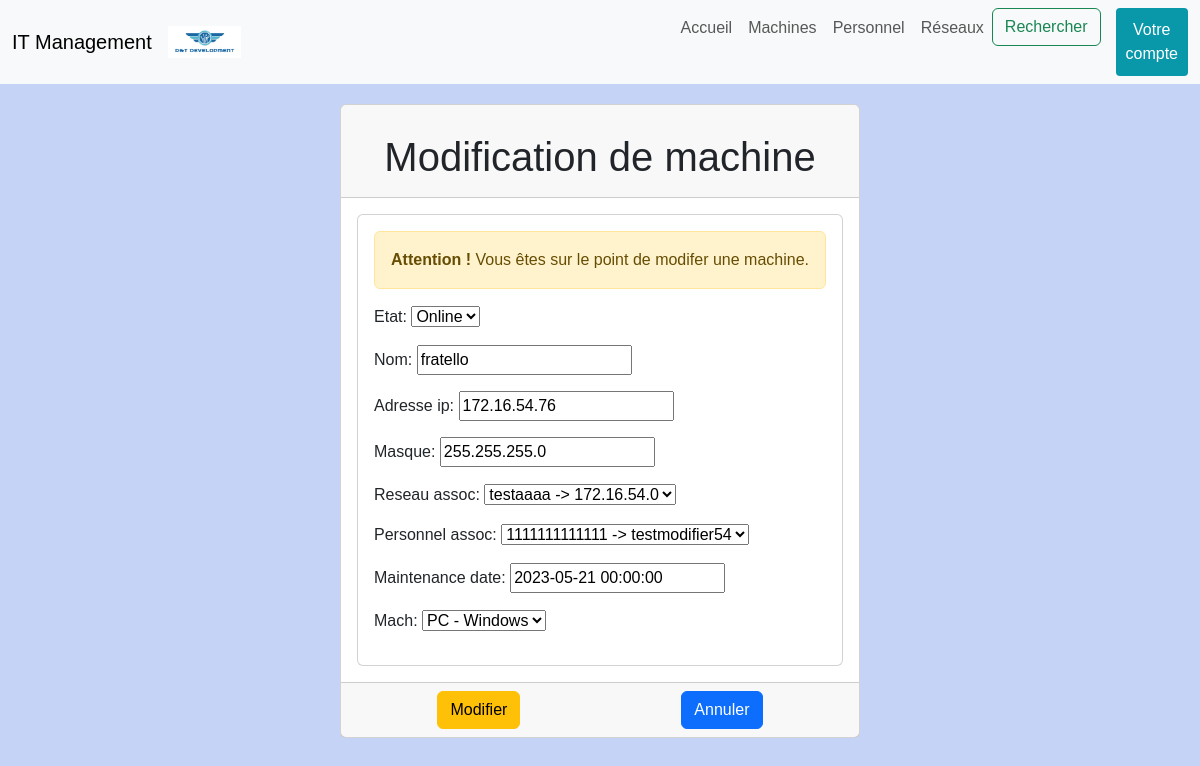
/modifier_machine/6 (signed in), run on an earlier commit of the app's database.
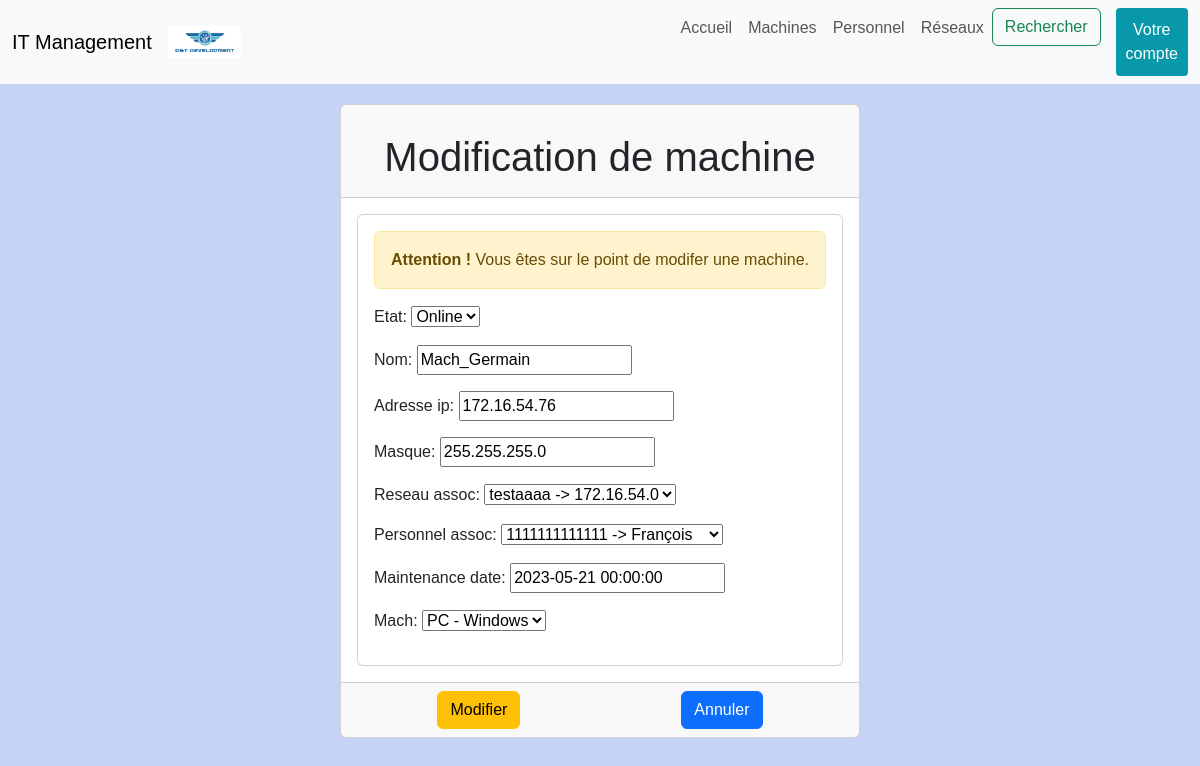
And on a later commit of the database.
### projetApp/models.py (models this page shows, shortened)
class Machine(models.Model):
	TYPE = {
		('PC', ('PC - Windows')),
		('Mac', ('Mac - MacOS')),
		('Serveur', ('Serveur')),
		('Switch', ('Switch')),
		('Routeur', ('Routeur')),
	}
	ETAT = {
		('Online', ('Online')),
		('Offline', ('Offline')),
	}
	id = models.AutoField(		#l'id est créée automatiquement est inchangeable et est unique
			primary_key =  True,
			editable = False,
			unique = True)
	nom = models.CharField(
		max_length = 15)
	adresse_ip = models.CharField(max_length=15, validators=[validate_ipv4_address], blank=True)
	masque = models.CharField(max_length= 15, validators=[validate_ipv4_address], blank=True)
	reseau_assoc = models.ForeignKey(Reseau, on_delete=models.CASCADE)		#fk qui permet un lien avec un réseau
	personnel_assoc = models.ForeignKey('Personnel', on_delete=models.CASCADE)		#fk qui permet un lien vers un personnel
	maintenance_date = models.DateTimeField(default=timezone.now)		#défini la date de maintenance, par défault la date à l'instant ou la modif est faite
	mach = models.CharField(max_length = 32, choices = TYPE, default = 'PC')
	etat = models.CharField(max_length = 32, choices = ETAT, default = 'Offline')

class Reseau(models.Model):
	id = models.AutoField(		#l'id est créée automatiquement est inchangeable et est unique
		primary_key = True,
		editable = False,
		unique = True,
	)
	nom = models.CharField(max_length= 32, unique=True)
	adresse_ip = models.CharField(max_length=15, validators=[validate_ipv4_address])		#le validator permet de vérifier qu'il s'agit d'une adresse ipv4 valide
	masque = models.CharField(max_length= 15, validators=[validate_ipv4_address])
	def __str__(self):
		return str(self.nom) + " -> " + self.adresse_ip

class Personnel(models.Model):
	id = models.PositiveIntegerField(		#l'id est saisi manuellement est changeable et est unique
		primary_key = True,
		editable = True,
		validators=[MinValueValidator(1000000000000) , MaxValueValidator(9999999999999)], #ces valeurs répresentent la forme du num de sécurité sociale
		unique = True,
	)
	nom = models.CharField(
		max_length = 30
	)
	prenom = models.CharField(
		max_length = 30
	)
	mail = models.EmailField(blank = True) # permet la creation d'email automatiquement sous la bonne forme
	def __str__(self):
		return str(self.id) + " -> " + self.nom

### projetApp/views.py (the view)
# urls.py: path('modifier_machine/<pk>', views.modifier_machine_view, name='modifier_machine'),
def modifier_machine_view(request, pk):
    instance = get_object_or_404(Machine, pk=pk)
    if request.method == 'POST':
        form = MachineForm(request.POST, instance=instance)
        if form.is_valid():
            form.save()
            return redirect('machine')
    else:
        form = MachineForm(instance=instance)
    return render(request, 'templates/html/modifier_machine.html', {'form': form})

### projetApp/forms.py
class MachineForm(forms.ModelForm):     #formulaire utilisé pour tout ce qui touche au modele machine
    class Meta:
        model = Machine
        fields = ['etat', 'nom', 'adresse_ip', 'masque', 'reseau_assoc', 'personnel_assoc', 'maintenance_date', 'mach']

### projetApp/templates/html/modifier_machine.html (shortened to what this page needs)
{%extends "index.html" %}
{% block content %}
<div class="card">
    <div class="card-header">
        <h1 class="card-title">Modification de machine</h1>
    </div>
    <div class="card-body">
        <div class="card">
            <div class="card-body">
                {% if request.user.is_superuser %}
                <div class="alert alert-warning">
                    <strong>Attention !</strong> Vous êtes sur le point de modifer une machine.
                </div>
                <form method="POST">
                    {{ form.as_p }}
            </div>
        </div>
    </div>
    <div class="card-footer text-center">
        <div class="li_button">
            <button type="submit" class="btn btn-warning">Modifier</button>
            <a href="{% url 'machine' %}"><button class="btn btn-primary">Annuler</button></a>
        </div>
    </div>
    {% else %}
    <p>Vous devez être administrateur pour modifier ou supprimer les machines.</p>
    <a href="{% url 'machine' %}"><button class="btn btn-primary">Retour sur le site</button></a>
    {% endif %}
{% endblock %}

What changed in the data, as far as the page shows it:
changed Machine "Online": nom "fratello" → "Mach_Germain"; personnel_assoc "1111111111111 -> testmodifier54" → "1111111111111 -> François"
